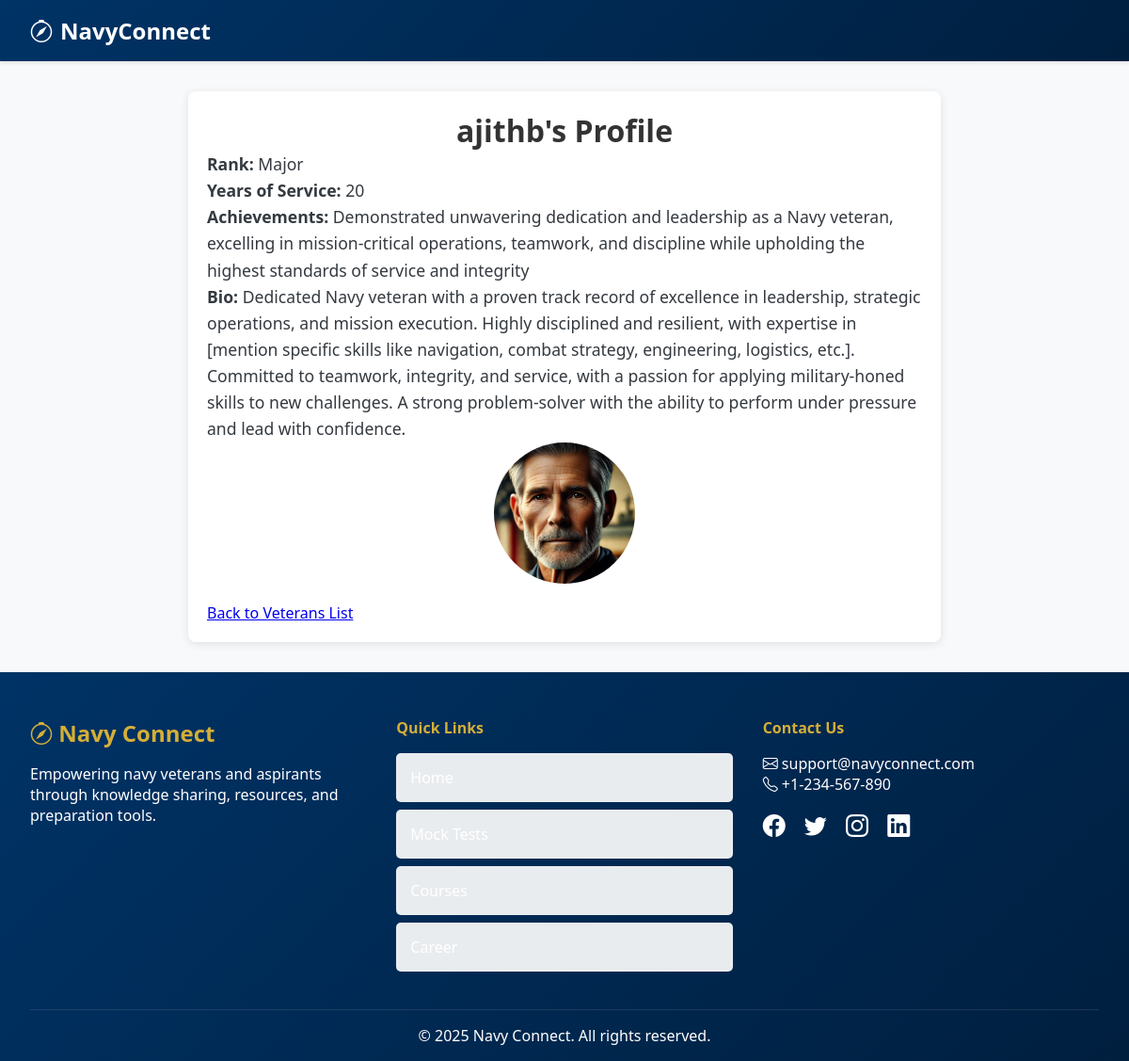
The page /veterans/1/ on the database its author committed.
### core/models.py (models this page shows, shortened)
class VeteranProfile(models.Model):
    user = models.OneToOneField(settings.AUTH_USER_MODEL, on_delete=models.CASCADE)
    rank = models.CharField(max_length=100)
    years_of_service = models.IntegerField()
    achievements = models.TextField()
    bio = models.TextField(blank=True, null=True)
    profile_photo = models.ImageField(upload_to='profile_photos/', blank=True, null=True)

class CustomUser(AbstractUser):
    ROLE_CHOICES = [
        ('admin', 'Admin'),
        ('veteran', 'Veteran'),
        ('aspirant', 'Aspirant'),
    ]
    role = models.CharField(max_length=10, choices=ROLE_CHOICES, default='aspirant')

### core/views.py (the view)
# urls.py: path('veterans/<int:pk>/', views.view_veteran_profile, name='view_veteran_profile'),
def view_veteran_profile(request, pk):
    veteran = get_object_or_404(VeteranProfile, pk=pk)  # Fetch the specific veteran profile
    return render(request, 'veteran_profile.html', {'veteran': veteran})

### core/templates/veteran_profile.html (shortened to what this page needs)
{%extends 'base.html'%}
{% block content%}
<head>
</head>
<body>
    <div class="profile-container">
        <h1>{{ veteran.user.username }}'s Profile</h1>
        <div class="profile-info">
            <p><strong>Rank:</strong> {{ veteran.rank }}</p>
            <p><strong>Years of Service:</strong> {{ veteran.years_of_service }}</p>
            <p><strong>Achievements:</strong> {{ veteran.achievements }}</p>
            <p><strong>Bio:</strong> {{ veteran.bio }}</p>
            {% if veteran.profile_photo %}
                <img src="{{ veteran.profile_photo.url }}" alt="{{ veteran.user.username }}'s Profile Photo" class="profile-photo">
            {% endif %}
        </div>
        <a href="{% url 'veteran_list' %}">Back to Veterans List</a>
    </div>
</body>
{% endblock %}

### core/templates/base.html (style rules this page uses)
:root { --navy-blue: #003366; --gold: #d4af37; --light-gray: #f8f9fa; --dark-gray: #343a40; --white: #ffffff; --transition: all 0.3s ease; }
* { margin: 0; padding: 0; box-sizing: border-box; }
body { font-family: 'Segoe UI', Arial, sans-serif; background-color: var(--light-gray); color: var(--dark-gray); min-height: 100vh; display: flex; flex-direction: column; }

### core/templates/veteran_profile.html (style rules this page uses)
h1 { color: #333; text-align: center; }
.profile-container { max-width: 800px; margin: 0 auto; background: white; padding: 20px; border-radius: 8px; box-shadow: 0 2px 10px rgba(0, 0, 0, 0.1); }
.profile-info { margin-bottom: 20px; }
.profile-info p { font-size: 1.1em; line-height: 1.6; }
.profile-photo { display: block; margin: 0 auto 20px; border-radius: 50%; max-width: 150px; height: auto; }

### rows shown on the page
VeteranProfile: user.username "ajithb", rank "Major", years_of_service "20", achievements "Demonstrated unwavering dedication and leadership as a Navy veteran, excelling in mission-critical operations, teamwork, and discipline while upholding the highest standards of service and integrity", bio "Dedicated Navy veteran with a proven track record of excellence in leadership, strategic operations, and mission execution. Highly disciplined and resilient, with expertise in [mention specific skills like navigation, combat strategy, engineering, logistics, etc.]. Committed to teamwork, integrity, and service, with a passion for applying military-honed skills to new challenges. A strong problem-solver with the ability to perform under pressure and lead with confidence.", profile_photo (picture)
